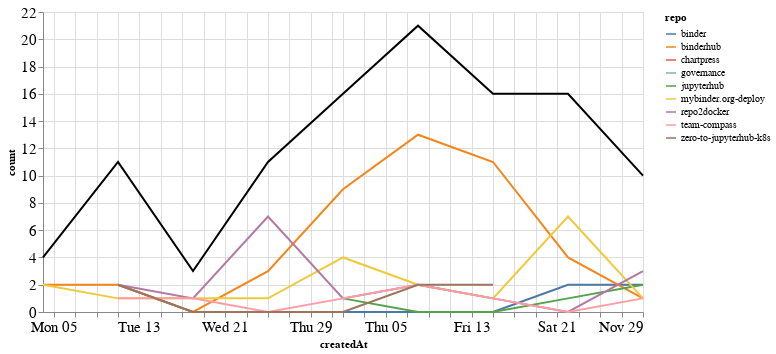

Here is the notebook cell this chart was saved with:
### Markdown cell above
## Comments

### Code cell
comments_time = comments.groupby('repo').resample('W', on='createdAt').count()['author'].reset_index()
comments_time = comments_time.rename(columns={'author': 'count'})
comments_time_total = comments_time.groupby('createdAt').agg({"count": "sum"}).reset_index()
ch1 = alt.Chart(comments_time, width=600).mark_line().encode(
    x='createdAt',
    y='count',
    color='repo',
    tooltip="repo"
)

ch2 = alt.Chart(comments_time_total, width=600).mark_line(color="black").encode(
    x='createdAt',
    y='count',
)

ch1 + ch2

### Figure 1 — Vega-Lite specification as saved in the notebook (floating-point values rounded to 4 significant figures)
{"config": {"axisLeft": {"labelFontSize": 15}, "axisBottom": {"labelFontSize": 15}}, "layer": [{"data": {"name": "data-14e5e9f46d8b7138a51be457eb189ace"}, "mark": "line", "encoding": {"color": {"type": "nominal", "field": "repo"}, "tooltip": {"type": "nominal", "field": "repo"}, "x": {"type": "temporal", "field": "createdAt"}, "y": {"type": "quantitative", "field": "count"}}, "width": 600}, {"data": {"name": "data-fdd87c168e69402b843ce46d37c42dd1"}, "mark": {"type": "line", "color": "black"}, "encoding": {"x": {"type": "temporal", "field": "createdAt"}, "y": {"type": "quantitative", "field": "count"}}, "width": 600}], "$schema": "https://vega.github.io/schema/vega-lite/v4.8.1.json", "datasets": {"data-14e5e9f46d8b7138a51be457eb189ace": [{"repo": "binder", "createdAt": "2020-10-11T00:00:00", "count": 2}, {"repo": "binder", "createdAt": "2020-10-18T00:00:00", "count": 0}, {"repo": "binder", "createdAt": "2020-10-25T00:00:00", "count": 0}, {"repo": "binder", "createdAt": "2020-11-01T00:00:00", "count": 0}, {"repo": "binder", "createdAt": "2020-11-08T00:00:00", "count": 0}, {"repo": "binder", "createdAt": "2020-11-15T00:00:00", "count": 0}, {"repo": "binder", "createdAt": "2020-11-22T00:00:00", "count": 2}, {"repo": "binder", "createdAt": "2020-11-29T00:00:00", "count": 2}, {"repo": "binderhub", "createdAt": "2020-10-04T00:00:00", "count": 2}, {"repo": "binderhub", "createdAt": "2020-10-11T00:00:00", "count": 2}, {"repo": "binderhub", "createdAt": "2020-10-18T00:00:00", "count": 0}, {"repo": "binderhub", "createdAt": "2020-10-25T00:00:00", "count": 3}, {"repo": "binderhub", "createdAt": "2020-11-01T00:00:00", "count": 9}, {"repo": "binderhub", "createdAt": "2020-11-08T00:00:00", "count": 13}, {"repo": "binderhub", "createdAt": "2020-11-15T00:00:00", "count": 11}, {"repo": "binderhub", "createdAt": "2020-11-22T00:00:00", "count": 4}, {"repo": "binderhub", "createdAt": "2020-11-29T00:00:00", "count": 1}, {"repo": "chartpress", "createdAt": "2020-11-22T00:00:00", "count": 2}, {"repo": "governance", "createdAt": "2020-10-11T00:00:00", "count": 1}, {"repo": "jupyterhub", "createdAt": "2020-11-01T00:00:00", "count": 1}, {"repo": "jupyterhub", "createdAt": "2020-11-08T00:00:00", "count": 0}, {"repo": "jupyterhub", "createdAt": "2020-11-15T00:00:00", "count": 0}, {"repo": "jupyterhub", "createdAt": "2020-11-22T00:00:00", "count": 1}, {"repo": "jupyterhub", "createdAt": "2020-11-29T00:00:00", "count": 2}, {"repo": "mybinder.org-deploy", "createdAt": "2020-10-04T00:00:00", "count": 2}, {"repo": "mybinder.org-deploy", "createdAt": "2020-10-11T00:00:00", "count": 1}, {"repo": "mybinder.org-deploy", "createdAt": "2020-10-18T00:00:00", "count": 1}, {"repo": "mybinder.org-deploy", "createdAt": "2020-10-25T00:00:00", "count": 1}, {"repo": "mybinder.org-deploy", "createdAt": "2020-11-01T00:00:00", "count": 4}, {"repo": "mybinder.org-deploy", "createdAt": "2020-11-08T00:00:00", "count": 2}, {"repo": "mybinder.org-deploy", "createdAt": "2020-11-15T00:00:00", "count": 1}, {"repo": "mybinder.org-deploy", "createdAt": "2020-11-22T00:00:00", "count": 7}, {"repo": "mybinder.org-deploy", "createdAt": "2020-11-29T00:00:00", "count": 1}, {"repo": "repo2docker", "createdAt": "2020-10-11T00:00:00", "count": 2}, {"repo": "repo2docker", "createdAt": "2020-10-18T00:00:00", "count": 1}, {"repo": "repo2docker", "createdAt": "2020-10-25T00:00:00", "count": 7}, {"repo": "repo2docker", "createdAt": "2020-11-01T00:00:00", "count": 1}, {"repo": "repo2docker", "createdAt": "2020-11-08T00:00:00", "count": 2}, {"repo": "repo2docker", "createdAt": "2020-11-15T00:00:00", "count": 1}, {"repo": "repo2docker", "createdAt": "2020-11-22T00:00:00", "count": 0}, {"repo": "repo2docker", "createdAt": "2020-11-29T00:00:00", "count": 3}, {"repo": "team-compass", "createdAt": "2020-10-11T00:00:00", "count": 1}, {"repo": "team-compass", "createdAt": "2020-10-18T00:00:00", "count": 1}, {"repo": "team-compass", "createdAt": "2020-10-25T00:00:00", "count": 0}, {"repo": "team-compass", "createdAt": "2020-11-01T00:00:00", "count": 1}, {"repo": "team-compass", "createdAt": "2020-11-08T00:00:00", "count": 2}, {"repo": "team-compass", "createdAt": "2020-11-15T00:00:00", "count": 1}, {"repo": "team-compass", "createdAt": "2020-11-22T00:00:00", "count": 0}, {"repo": "team-compass", "createdAt": "2020-11-29T00:00:00", "count": 1}, {"repo": "zero-to-jupyterhub-k8s", "createdAt": "2020-10-11T00:00:00", "count": 2}, {"repo": "zero-to-jupyterhub-k8s", "createdAt": "2020-10-18T00:00:00", "count": 0}, {"repo": "zero-to-jupyterhub-k8s", "createdAt": "2020-10-25T00:00:00", "count": 0}, {"repo": "zero-to-jupyterhub-k8s", "createdAt": "2020-11-01T00:00:00", "count": 0}, {"repo": "zero-to-jupyterhub-k8s", "createdAt": "2020-11-08T00:00:00", "count": 2}, {"repo": "zero-to-jupyterhub-k8s", "createdAt": "2020-11-15T00:00:00", "count": 2}], "data-fdd87c168e69402b843ce46d37c42dd1": [{"createdAt": "2020-10-04T00:00:00", "count": 4}, {"createdAt": "2020-10-11T00:00:00", "count": 11}, {"createdAt": "2020-10-18T00:00:00", "count": 3}, {"createdAt": "2020-10-25T00:00:00", "count": 11}, {"createdAt": "2020-11-01T00:00:00", "count": 16}, {"createdAt": "2020-11-08T00:00:00", "count": 21}, {"createdAt": "2020-11-15T00:00:00", "count": 16}, {"createdAt": "2020-11-22T00:00:00", "count": 16}, {"createdAt": "2020-11-29T00:00:00", "count": 10}]}}
